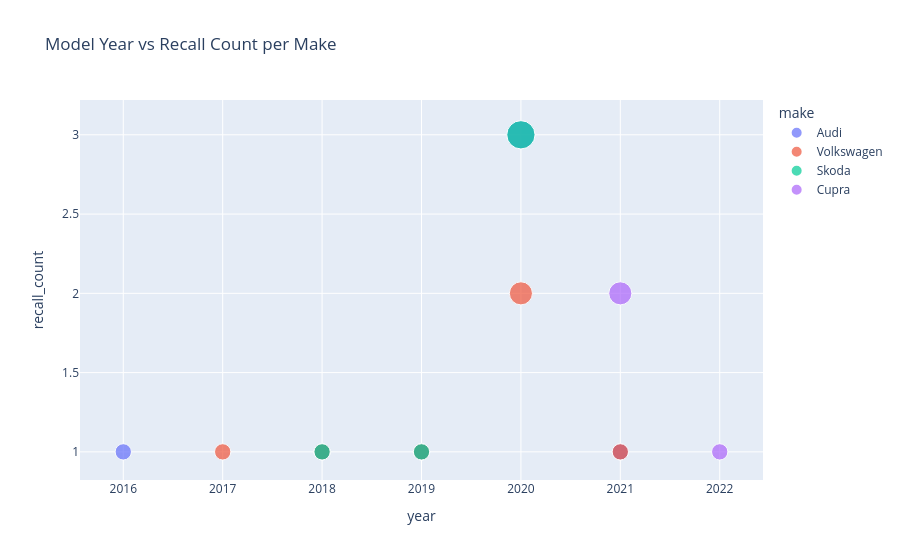

The cell this chart's notebook holds for it:
### Code cell
from visualization.interactive_charts import interactive_scatter_year_vs_count
interactive_scatter_year_vs_count(df, INTERACTIVE_DIR)
df3 = df.copy()
df3['year'] = pd.to_numeric(df3['modelYear'], errors='coerce')
grouped = df3.groupby(['year', 'make']).size().reset_index(name='recall_count').dropna(subset=['year'])
grouped['year'] = grouped['year'].astype(int)
top_makes = df3['make'].value_counts().head(8).index
grouped = grouped[grouped['make'].isin(top_makes)]
fig = px.scatter(grouped, x='year', y='recall_count', color='make', size='recall_count',
                 title='Model Year vs Recall Count per Make')
fig.show()

### Figure 1 — Plotly figure (JSON) as saved in the notebook; plotly's stock layout.template omitted (floating-point values rounded to 4 significant figures)
{"data": [{"hovertemplate": "make=Audi<br>year=%{x}<br>recall_count=%{marker.size}<extra></extra>", "legendgroup": "Audi", "marker": {"color": "#636efa", "size": [1, 1, 1, 3, 1], "sizemode": "area", "sizeref": 0.0075, "symbol": "circle"}, "mode": "markers", "name": "Audi", "orientation": "v", "showlegend": true, "type": "scatter", "x": [2016, 2018, 2019, 2020, 2021], "xaxis": "x", "y": [1, 1, 1, 3, 1], "yaxis": "y"}, {"hovertemplate": "make=Volkswagen<br>year=%{x}<br>recall_count=%{marker.size}<extra></extra>", "legendgroup": "Volkswagen", "marker": {"color": "#EF553B", "size": [1, 1, 1, 2, 1], "sizemode": "area", "sizeref": 0.0075, "symbol": "circle"}, "mode": "markers", "name": "Volkswagen", "orientation": "v", "showlegend": true, "type": "scatter", "x": [2017, 2018, 2019, 2020, 2021], "xaxis": "x", "y": [1, 1, 1, 2, 1], "yaxis": "y"}, {"hovertemplate": "make=Skoda<br>year=%{x}<br>recall_count=%{marker.size}<extra></extra>", "legendgroup": "Skoda", "marker": {"color": "#00cc96", "size": [1, 1, 3], "sizemode": "area", "sizeref": 0.0075, "symbol": "circle"}, "mode": "markers", "name": "Skoda", "orientation": "v", "showlegend": true, "type": "scatter", "x": [2018, 2019, 2020], "xaxis": "x", "y": [1, 1, 3], "yaxis": "y"}, {"hovertemplate": "make=Cupra<br>year=%{x}<br>recall_count=%{marker.size}<extra></extra>", "legendgroup": "Cupra", "marker": {"color": "#ab63fa", "size": [2, 1], "sizemode": "area", "sizeref": 0.0075, "symbol": "circle"}, "mode": "markers", "name": "Cupra", "orientation": "v", "showlegend": true, "type": "scatter", "x": [2021, 2022], "xaxis": "x", "y": [2, 1], "yaxis": "y"}], "layout": {"legend": {"itemsizing": "constant", "title": {"text": "make"}, "tracegroupgap": 0}, "title": {"text": "Model Year vs Recall Count per Make"}, "xaxis": {"anchor": "y", "domain": [0, 1], "title": {"text": "year"}}, "yaxis": {"anchor": "x", "domain": [0, 1], "title": {"text": "recall_count"}}}}
